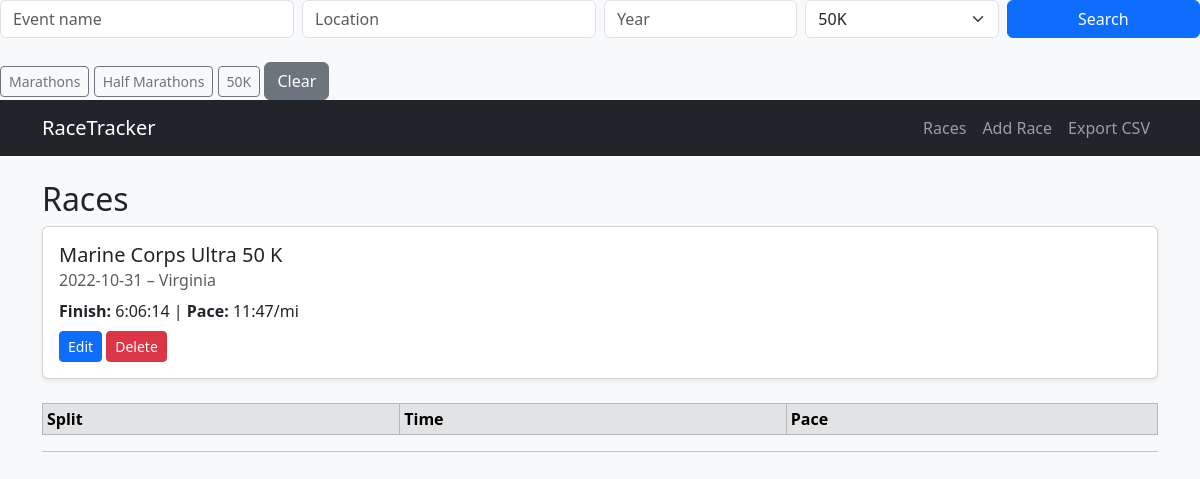
Page /races?race_type=50k on the committed database.
### tables this page shows
CREATE TABLE races (
        id INTEGER PRIMARY KEY AUTOINCREMENT,
        date TEXT NOT NULL,
        event_name TEXT NOT NULL,
        location TEXT NOT NULL,
        race_type TEXT NOT NULL,
        finish_time TEXT NOT NULL,
        pace TEXT,
        age INTEGER,
        weight REAL
    );

### app.py (the view)
@app.route("/races")
def list_races():
    conn = get_connection()
    cur = conn.cursor()
    query = "SELECT * FROM races WHERE 1=1"
    params = []
    event = request.args.get("event")
    location = request.args.get("location")
    year = request.args.get("year")
    race_type = request.args.get("race_type")
    if event:
        query += " AND event_name LIKE ?"
        params.append(f"%{event}%")
    if location:
        query += " AND location LIKE ?"
        params.append(f"%{location}%")
    if year:
        query += " AND substr(date, 1, 4) = ?"
        params.append(year)
    if race_type:
        query += " AND race_type = ?"
        params.append(race_type)
    query += " ORDER BY date DESC"
    races = cur.execute(query, params).fetchall()
    race_data = []
    for r in races:
        splits = cur.execute(
            "SELECT * FROM race_splits WHERE race_id=?",
            (r["id"],)
        ).fetchall()
        race_data.append((r, splits))
    conn.close()
    return render_template("race_list.html", race_data=race_data)

### db.py (called while the page is built)
def get_connection():
    conn = sqlite3.connect(DB_NAME)
    conn.row_factory = sqlite3.Row
    return conn

### templates/race_list.html (shortened to what this page needs)
<form method="get" class="row g-2 mb-4">
  <div class="col-md-3">
    <input type="text"
           name="event"
           class="form-control"
           placeholder="Event name"
           value="{{ request.args.get('event','') }}">
  </div>
  <div class="col-md-3">
    <input type="text"
           name="location"
           class="form-control"
           placeholder="Location"
           value="{{ request.args.get('location','') }}">
  </div>
  <div class="col-md-2">
    <input type="number"
           name="year"
           class="form-control"
           placeholder="Year"
           value="{{ request.args.get('year','') }}">
  </div>
  <div class="col-md-2">
    <select name="race_type" class="form-select">
      <option value="50k"
        {% if request.args.get('race_type') == '50k' %}selected{% endif %}>
        50K
      </option>
    </select>
  </div>
  <div class="col-md-2">
    <button class="btn btn-primary w-100">Search</button>
  </div>
</form>
<a href="/races?race_type=marathon" class="btn btn-outline-secondary btn-sm">
  Marathons
</a>
<a href="/races?race_type=half_marathon" class="btn btn-outline-secondary btn-sm">
  Half Marathons
</a>
<a href="/races?race_type=50k" class="btn btn-outline-secondary btn-sm">
  50K
</a>
<a href="{{ url_for('list_races') }}" class="btn btn-secondary">
  Clear
</a>
{% extends "base.html" %}
{% block content %}
<h2>Races</h2>
{% for race, splits in race_data %}
<div class="card mb-4 shadow-sm">
  <div class="card-body">
    <h5 class="card-title">{{ race.event_name }}</h5>
    <h6 class="card-subtitle mb-2 text-muted">
        {{ race.date }} – {{ race.location }}
    </h6>
    <p class="mb-2">
        <strong>Finish:</strong> {{ race.finish_time }}
        |
        <strong>Pace:</strong> {{ race.pace }}
    </p>
    <a href="{{ url_for('edit_race', race_id=race.id) }}"
       class="btn btn-sm btn-primary">Edit</a>
    <a href="{{ url_for('delete_race', race_id=race.id) }}"
       class="btn btn-sm btn-danger"
       onclick="return confirm('Delete this race?');">
       Delete
    </a>
  </div>
</div>
<table class="table table-sm table-striped table-bordered mt-2">
    <thead class="table-secondary">
        <tr>
            <th>Split</th>
            <th>Time</th>
            <th>Pace</th>
        </tr>
    </thead>
</table>
<hr>
{% endfor %}
{% endblock %}

### rows in the picture
races: event_name "Marine Corps Ultra 50 K", date "2022-10-31", location "Virginia", finish_time "6:06:14", pace "11:47/mi"
